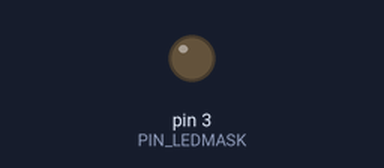
Bench run of a sketch on a simulated Arduino Uno, built with avr-gcc and run on an emulated ATmega328P. Parts: output pins drawn as LEDs (lit = HIGH).

Above: at 0.1 s.
At 10.1 s:
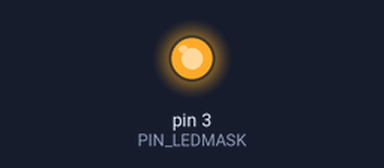
Timing chart, 0 to 11.6 s (numbered marks = the images above):
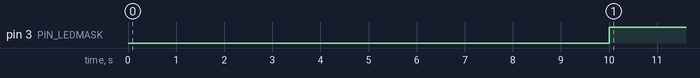

The sketch:

arduinoledmask.ino
```cpp
// Neutrogena LED Mask Arduino MOD
// by davidanger@live.cn 2018-09-16

#define PIN_LEDMASK 3 //Mask Output NMOS Gate
#define PIN_KEYP 4    //Key Plus connect 4 Mines connect GND
#define PIN_POWER A3  //Power Voltage ADC IN (VCC)-[100K]-(A3)-[50K]-(GND)
#define PIN_LCD1 15
#define PIN_LCD2 14
#define PIN_LCD3 16
#define PIN_LCD4 10
#define PIN_LCD5 9
#define PIN_LCD6 8
#define PIN_LCD7 7
#define PIN_LCD8 6

void setup()
{
  // put your setup code here, to run once:

  //Initail GPIO
  pinMode(PIN_LEDMASK, OUTPUT);
  pinMode(PIN_KEYP, INPUT_PULLUP);
  pinMode(PIN_POWER, INPUT);
  pinMode(PIN_LCD1, OUTPUT);
  pinMode(PIN_LCD2, OUTPUT);
  pinMode(PIN_LCD3, OUTPUT);
  pinMode(PIN_LCD4, OUTPUT);
  pinMode(PIN_LCD5, OUTPUT);
  pinMode(PIN_LCD6, OUTPUT);
  pinMode(PIN_LCD7, OUTPUT);

  //Keep the Mask OFF
  digitalWrite(PIN_LEDMASK, LOW);
  digitalWrite(PIN_LCD1, LOW);
  digitalWrite(PIN_LCD2, LOW);
  digitalWrite(PIN_LCD3, LOW);
  digitalWrite(PIN_LCD4, LOW);
  digitalWrite(PIN_LCD5, LOW);
  digitalWrite(PIN_LCD6, LOW);
  digitalWrite(PIN_LCD7, LOW);
  digitalWrite(PIN_LCD8, LOW);

  //Delay 30s Waiting for Get Mask on your face
  delay(10 * 1000);

  //Turn the Mask ON
  digitalWrite(PIN_LEDMASK, HIGH);
  //Waiting 10min
  for (int i = 0; i < 10 * 60; i++)
  {
    delay(1000);
  }
  //Trun Off Mask
  digitalWrite(PIN_LEDMASK, LOW);
}

void loop()
{
  // put your main code here, to run repeatedly:
}
```

Measured:
- by itself, pin 3 (PIN_LEDMASK): LOW → HIGH at 10.0 s
